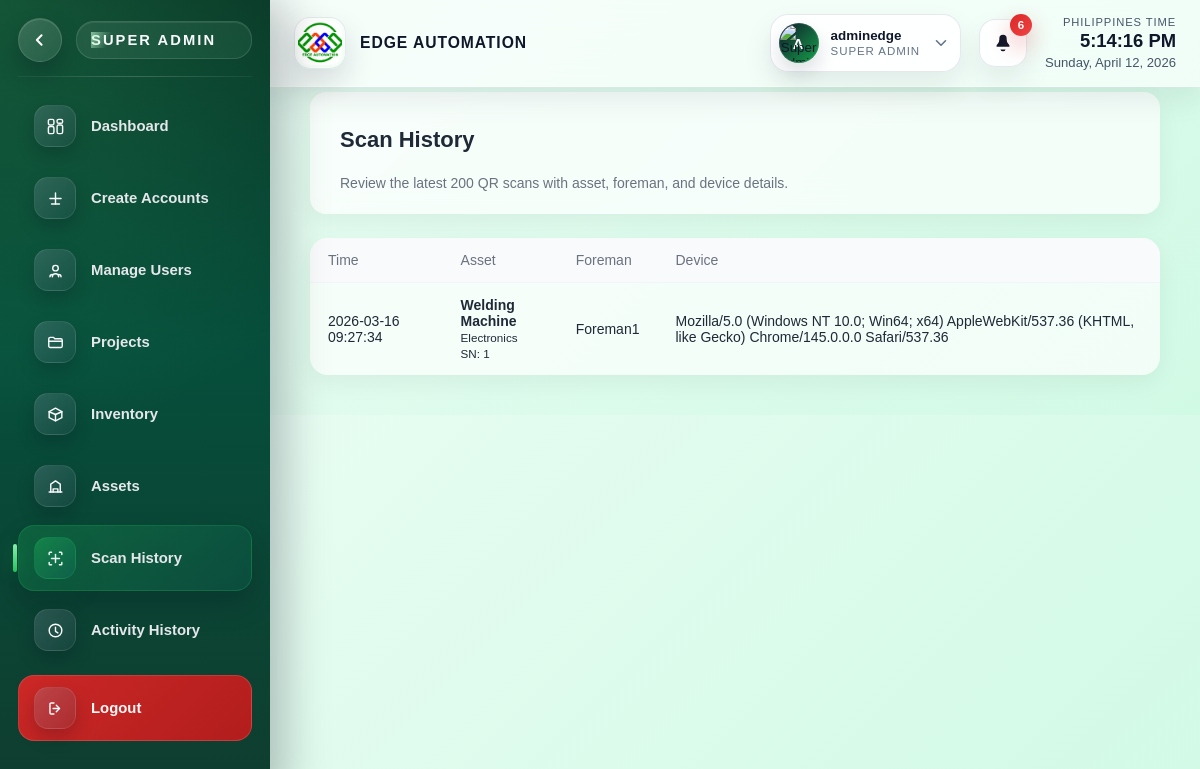
Page /SUPERADMIN/sidebar/scan_history.php (signed in) on the committed database.
### tables this page shows
CREATE TABLE `projects` (
  `id` int(11) NOT NULL,
  `project_name` varchar(200) NOT NULL,
  `description` text DEFAULT NULL,
  `client_id` int(11) NOT NULL,
  `start_date` date DEFAULT NULL,
  `end_date` date DEFAULT NULL,
  `status` enum('draft','pending','ongoing','completed','on-hold','cancelled','archived') DEFAULT 'pending',
  `created_by` int(11) NOT NULL,
  `created_at` timestamp NOT NULL DEFAULT current_timestamp(),
  `updated_at` timestamp NOT NULL DEFAULT current_timestamp() ON UPDATE current_timestamp()
);

CREATE TABLE `asset_scan_history` (
  `id` int(11) NOT NULL,
  `asset_id` int(11) NOT NULL,
  `foreman_id` int(11) NOT NULL,
  `scan_time` timestamp NOT NULL DEFAULT current_timestamp(),
  `scan_device` varchar(255) DEFAULT NULL
);

CREATE TABLE `assets` (
  `id` int(11) NOT NULL,
  `asset_name` varchar(255) NOT NULL,
  `asset_type` varchar(150) DEFAULT NULL,
  `serial_number` varchar(150) DEFAULT NULL,
  `asset_status` enum('available','maintenance','damaged') DEFAULT 'available',
  `created_at` timestamp NOT NULL DEFAULT current_timestamp(),
  `updated_at` timestamp NOT NULL DEFAULT current_timestamp() ON UPDATE current_timestamp(),
  `quantity` int(11) DEFAULT 0,
  `status` enum('available','maintenance','damaged','lost') DEFAULT 'available'
);

CREATE TABLE `users` (
  `id` int(11) NOT NULL,
  `full_name` varchar(150) NOT NULL,
  `email` varchar(100) NOT NULL,
  `phone` varchar(20) DEFAULT NULL,
  `password` varchar(255) NOT NULL,
  `role` varchar(30) NOT NULL,
  `status` varchar(20) NOT NULL DEFAULT 'active',
  `failed_attempts` int(11) DEFAULT 0,
  `last_failed_login` datetime DEFAULT NULL,
  `created_at` timestamp NOT NULL DEFAULT current_timestamp(),
  `updated_at` timestamp NOT NULL DEFAULT current_timestamp() ON UPDATE current_timestamp(),
  `created_by` int(11) DEFAULT NULL,
  `reset_token` varchar(255) DEFAULT NULL,
  `token_expiry` datetime DEFAULT NULL,
  `profile_photo_path` varchar(255) DEFAULT NULL,
  `profile_photo_data` longtext DEFAULT NULL,
  `profile_photo_mime` varchar(50) DEFAULT NULL
);

### SUPERADMIN/sidebar/scan_history.php (the view, shortened to what the rows shown need)
<?php
require_once __DIR__ . '/../../config/database.php';
$history = [];
$stmt = $conn->prepare(
    'SELECT h.id, h.scan_time, h.scan_device, a.asset_name, a.asset_type, a.serial_number, u.full_name AS foreman_name
     FROM asset_scan_history h
     LEFT JOIN assets a ON a.id = h.asset_id
     LEFT JOIN users u ON u.id = h.foreman_id
     ORDER BY h.scan_time DESC
     LIMIT 200'
);
$stmt->execute();
$result = $stmt->get_result();
if ($result) {
    $history = $result->fetch_all(MYSQLI_ASSOC);
}
?>
<!DOCTYPE html>
<html lang="en">
<head>
    <link rel="stylesheet" href="../css/super_admin_dashboard.css">
</head>
<body>
<div class="container">
    <?php include __DIR__ . '/../sidebar_super_admin.php'; ?>
    <main class="main-content scan-history-content">
        <div class="header page-header-card">
            <div class="header-copy">
                <h1>Scan History</h1>
            </div>
        </div>
        <div class="table-wrapper">
            <table class="responsive-table mobile-card-table">
                <thead>
                    <tr>
                        <th>Time</th>
                        <th>Asset</th>
                        <th>Foreman</th>
                        <th>Device</th>
                    </tr>
                </thead>
                <tbody>
                    <?php if (count($history) === 0): ?>
                        <tr><td colspan="4" class="table-empty-cell">No scan history yet.</td></tr>
                    <?php else: ?>
                        <?php foreach ($history as $row): ?>
                            <tr>
                                <td data-label="Time"><?php echo htmlspecialchars($row['scan_time']); ?></td>
                                <td data-label="Asset">
                                    <strong><?php echo htmlspecialchars($row['asset_name'] ?? 'Unknown'); ?></strong><br>
                                    <small><?php echo htmlspecialchars($row['asset_type'] ?? ''); ?></small><br>
                                    <small>SN: <?php echo htmlspecialchars($row['serial_number'] ?? ''); ?></small>
                                </td>
                                <td data-label="Foreman"><?php echo htmlspecialchars($row['foreman_name'] ?? 'Unknown'); ?></td>
                                <td data-label="Device"><?php echo htmlspecialchars($row['scan_device'] ?? 'Unknown'); ?></td>
                            </tr>
                        <?php endforeach; ?>
                    <?php endif; ?>
                </tbody>
            </table>
        </div>
    </main>
</div>
</body>
</html>

### SUPERADMIN/sidebar_super_admin.php (shortened to what the rows shown need)
<?php
if (!function_exists('super_admin_sidebar_table_exists')) {
    function super_admin_sidebar_table_exists(mysqli $conn, string $tableName): bool {
        $stmt = $conn->prepare(
            'SELECT 1
             FROM INFORMATION_SCHEMA.TABLES
             WHERE TABLE_SCHEMA = DATABASE()
             AND TABLE_NAME = ?
             LIMIT 1'
        );
        $stmt->bind_param('s', $tableName);
        $stmt->execute();
        $result = $stmt->get_result();
        return (bool)($result && $result->fetch_assoc());
    }
}
if (!function_exists('super_admin_fetch_notification_data')) {
    function super_admin_fetch_notification_data(mysqli $conn): array {
        $projectRiskCount = 0;
        $stockAlertCount = 0;
        $inactiveAssignmentCount = 0;
        $projectRiskAlerts = [];
        $stockAlerts = [];
        $inactiveAssignmentAlerts = [];
        $recentActivity = [];
        $projectRiskCountResult = $conn->query(
            "SELECT COUNT(*) AS total
             FROM projects p
             LEFT JOIN (
                 SELECT
                     project_id,
                     SUM(CASE WHEN status IN ('pending', 'ongoing', 'delayed') THEN 1 ELSE 0 END) AS open_tasks,
                     SUM(CASE WHEN status = 'delayed' THEN 1 ELSE 0 END) AS delayed_tasks
                 FROM tasks
                 GROUP BY project_id
             ) task_totals ON task_totals.project_id = p.id
             WHERE p.status IN ('pending', 'ongoing', 'on-hold')
             AND (
                 COALESCE(task_totals.delayed_tasks, 0) > 0
                 OR (p.end_date IS NOT NULL AND p.end_date < CURDATE())
             )"
        );
        if ($projectRiskCountResult) {
            $projectRiskCount = (int)(($projectRiskCountResult->fetch_assoc()['total'] ?? 0));
        }
        $projectRiskResult = $conn->query(
            "SELECT
                p.id,
                p.project_name,
                p.status,
                p.end_date,
                COALESCE(task_totals.delayed_tasks, 0) AS delayed_tasks
             FROM projects p
             LEFT JOIN (
                 SELECT
                     project_id,
                     SUM(CASE WHEN status = 'delayed' THEN 1 ELSE 0 END) AS delayed_tasks
                 FROM tasks
                 GROUP BY project_id
             ) task_totals ON task_totals.project_id = p.id
             WHERE p.status IN ('pending', 'ongoing', 'on-hold')
             AND (
                 COALESCE(task_totals.delayed_tasks, 0) > 0
                 OR (p.end_date IS NOT NULL AND p.end_date < CURDATE())
             )
             ORDER BY COALESCE(task_totals.delayed_tasks, 0) DESC, p.end_date ASC, p.updated_at DESC
             LIMIT 4"
        );
        if ($projectRiskResult) {
            $projectRiskAlerts = $projectRiskResult->fetch_all(MYSQLI_ASSOC);
        }
        $stockCountResult = $conn->query(
            "SELECT COUNT(*) AS total
             FROM inventory
             WHERE status IN ('low-stock', 'out-of-stock')"
        );
        if ($stockCountResult) {
            $stockAlertCount = (int)(($stockCountResult->fetch_assoc()['total'] ?? 0));
        }
        $stockResult = $conn->query(
            "SELECT a.asset_name, i.quantity, i.min_stock, i.status
             FROM inventory i
             INNER JOIN assets a ON a.id = i.asset_id
             WHERE i.status IN ('low-stock', 'out-of-stock')
             ORDER BY FIELD(i.status, 'out-of-stock', 'low-stock'), i.quantity ASC, a.asset_name ASC
             LIMIT 4"
        );
        if ($stockResult) {
            $stockAlerts = $stockResult->fetch_all(MYSQLI_ASSOC);
        }
        $inactiveCountResult = $conn->query(
            "SELECT COUNT(*) AS total
             FROM (
                 SELECT u.id
                 FROM users u
                 LEFT JOIN project_assignments pa ON pa.engineer_id = u.id
                 LEFT JOIN projects p ON p.id = pa.project_id AND p.status IN ('pending', 'ongoing', 'on-hold')
                 WHERE u.status = 'inactive'
                 AND u.role IN ('engineer', 'foreman', 'client')
                 GROUP BY u.id
                 HAVING COUNT(DISTINCT p.id) > 0
             ) flagged_users"
        );
        if ($inactiveCountResult) {
            $inactiveAssignmentCount = (int)(($inactiveCountResult->fetch_assoc()['total'] ?? 0));
        }
        $inactiveResult = $conn->query(
            "SELECT
                u.full_name,
                u.role,
                COUNT(DISTINCT p.id) AS active_projects
             FROM users u
             LEFT JOIN project_assignments pa ON pa.engineer_id = u.id
             LEFT JOIN projects p ON p.id = pa.project_id AND p.status IN ('pending', 'ongoing', 'on-hold')
             WHERE u.status = 'inactive'
             AND u.role IN ('engineer', 'foreman', 'client')
             GROUP BY u.id, u.full_name, u.role
             HAVING active_projects > 0
             ORDER BY active_projects DESC, u.full_name ASC
             LIMIT 4"
        );
        if ($inactiveResult) {
            $inactiveAssignmentAlerts = $inactiveResult->fetch_all(MYSQLI_ASSOC);
        }
        $hasAuditTable = function_exists('audit_log_table_exists')
            ? audit_log_table_exists($conn)
            : super_admin_sidebar_table_exists($conn, 'audit_logs');
        if ($hasAuditTable) {
            $recentActivityResult = $conn->query(
                "SELECT
                    l.created_at,
                    l.action,
                    l.entity_type,
                    actor.full_name AS actor_name
                 FROM audit_logs l
                 LEFT JOIN users actor ON actor.id = l.user_id
                 ORDER BY l.created_at DESC
                 LIMIT 4"
            );
            if ($recentActivityResult) {
                $recentActivity = $recentActivityResult->fetch_all(MYSQLI_ASSOC);
            }
        }
        return [
            'project_risk_count' => $projectRiskCount,
            'stock_alert_count' => $stockAlertCount,
            'inactive_assignment_count' => $inactiveAssignmentCount,
            'urgent_count' => $projectRiskCount,
            'project_risk_alerts' => $projectRiskAlerts,
            'stock_alerts' => $stockAlerts,
            'inactive_assignment_alerts' => $inactiveAssignmentAlerts,
            'recent_activity' => $recentActivity,
        ];
    }
}
$superAdminNotificationData = isset($conn) && $conn instanceof mysqli
    ? super_admin_fetch_notification_data($conn)
    : [
        'project_risk_count' => 0,
        'stock_alert_count' => 0,
        'inactive_assignment_count' => 0,
        'urgent_count' => 0,
        'project_risk_alerts' => [],
        'stock_alerts' => [],
        'inactive_assignment_alerts' => [],
        'recent_activity' => [],
    ];
?>
<header class="global-topbar" aria-live="polite">
    <div class="global-topbar__actions">
        <div class="topbar-notifications" data-notification-root>
            <button
                id="topbarNotificationToggle"
                class="topbar-notifications__toggle"
                type="button"
                aria-label="Open notifications"
                aria-controls="topbarNotificationDropdown"
                aria-expanded="false"
            >
                <span class="topbar-notifications__icon" aria-hidden="true">
                    <svg viewBox="0 0 24 24" focusable="false">
                        <path d="M12 3a4 4 0 0 0-4 4v1.1a7 7 0 0 1-1.52 4.33L5 14.5V16h14v-1.5l-1.48-2.07A7 7 0 0 1 16 8.1V7a4 4 0 0 0-4-4Zm0 18a3 3 0 0 0 2.83-2H9.17A3 3 0 0 0 12 21Z" fill="currentColor"/>
                    </svg>
                </span>
                <?php if (($superAdminNotificationData['urgent_count'] ?? 0) > 0): ?>
                    <span class="topbar-notifications__badge">
                        <?php echo $superAdminNotificationData['urgent_count'] > 99 ? '99+' : (int)$superAdminNotificationData['urgent_count']; ?>
                    </span>
                <?php endif; ?>
            </button>
        </div>
    </div>
</header>

### rows in the picture
projects: id "6"
asset_scan_history: scan_time "2026-03-16 09:27:34", asset.asset_name "Welding Machine", asset.asset_type "Electronics", asset.serial_number "1", users.full_name "Foreman1", scan_device "Mozilla/5.0 (Windows NT 10.0; Win64; x64) AppleWebKit/537.36 (KHTML, like Gecko) Chrome/145.0.0.0 Safari/537.36"

### other values in the picture
$superAdminProfileName "adminedge"
$superAdminProfileRole "SUPER ADMIN"
